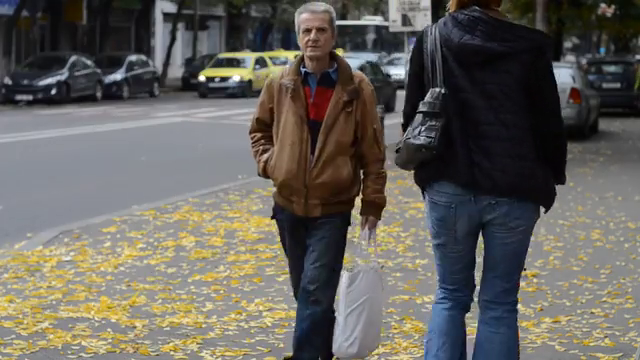
#> input picture frame 95 of Lab1/Lecture_1/Descriptors_tracking/V_1.mp4, 640 x 360 px, given in place of V_2.mp4, which was not available
$ python colorspaces.py
#> lines starting #> are read from the running program, lines starting #| are printed output that depends on the picture; after the words box and inside, x2 and y2 are one past the last pixel; in counts of white or black regions, pixels touching at a corner belong together; pictures that were not available may be replaced by others from this repository, and a replacement may not be noted
'''

Відстеження об'єктів за допомогою кольорових просторів - гістограми яскравості

Prateek Joshi Artificial Intelligence applications with Python, Part 13:
https://mazz.keybase.pub/ebooks/ai/9781786464392-ARTIFICIAL_INTELLIGENCE_WITH_PYTHON.pdf
Scripts:
https://github.com/PacktPublishing/Artificial-Intelligence-with-Python

'''

import cv2
import numpy as np

# Define a function to get the current frame from the webcam
def get_frame(cap, scaling_factor):
    '''
    функція захоплення кадра
    '''
#> called with scaling_factor = 0.5
    # Read the current frame from the video capture object
    _, frame = cap.read()
#> frame is the input picture: shape (360, 640, 3); mean B, G, R 91.6, 98.2, 101.5

    # Resize the image
    frame = cv2.resize(frame, None, fx=scaling_factor,
            fy=scaling_factor, interpolation=cv2.INTER_AREA)
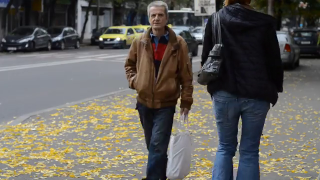
#> frame: shape (180, 320, 3); mean B, G, R 91.7, 98.3, 101.6

    return frame

if __name__=='__main__':
    # Define the video capture object
    # cap = cv2.VideoCapture(0)
    cap = cv2.VideoCapture('V_2.mp4')

    # Define the scaling factor for the images
    scaling_factor = 0.5

    # Keep reading the frames from the webcam
    # until the user hits the 'Esc' key
    while True:
        # Grab the current frame
        frame = get_frame(cap, scaling_factor)

        '''
        Особливість - модель HSV

        '''

        # Convert the image to HSV colorspace
        hsv = cv2.cvtColor(frame, cv2.COLOR_BGR2HSV)
#> hsv: shape (180, 320, 3); mean H, S, V 71.4, 59.3, 107.4

        '''
        Особливість - створення образу обличчя за кольоровим діапазоном
        '''

        # Define range of skin color in HSV
        lower = np.array([0, 70, 60])
        upper = np.array([50, 150, 255])

        # Threshold the HSV image to get only skin color
        mask = cv2.inRange(hsv, lower, upper)
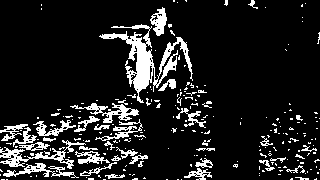
#> mask: shape (180, 320); 12.5% white; 239 white regions (202 under 20 px), largest, box (x1, y1, x2, y2) and area: (99, 24, 193, 103) 1822, (0, 140, 86, 169) 617, (70, 103, 139, 123) 447

        '''
        безпосереднє побітове порівняння кольорового образу - "маски" із поточними кадрами
        '''

        # Bitwise-AND between the mask and original image
        img_bitwise_and = cv2.bitwise_and(frame, frame, mask=mask)
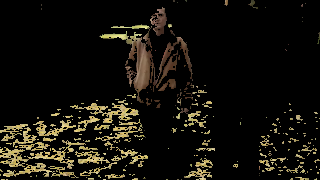
#> img_bitwise_and: shape (180, 320, 3); mean B, G, R 11.9, 17.8, 20.1

        # Run median blurring
        img_median_blurred = cv2.medianBlur(img_bitwise_and, 5)
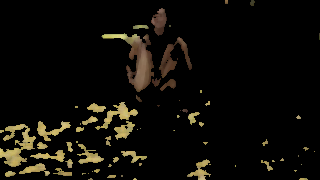
#> img_median_blurred: shape (180, 320, 3); mean B, G, R 7.8, 12.5, 14.3

        # Display the input and output
        cv2.imshow('Input', frame)
        cv2.imshow('Output', img_median_blurred)

        # Check if the user hit the 'Esc' key
        c = cv2.waitKey(5)
#> (key Esc is pressed here)
        if c == 27:
            break

    # Close all the windows
    cv2.destroyAllWindows()

$ run again, starting later in the video
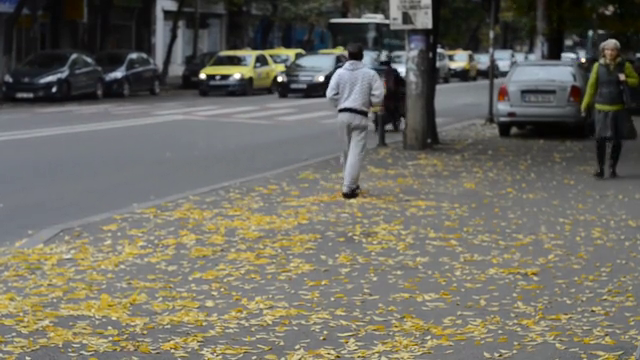
#> input picture frame 430 of Lab1/Lecture_1/Descriptors_tracking/V_1.mp4, 640 x 360 px, given in place of V_2.mp4, which was not available
#> in get_frame, frame is the input picture: shape (360, 640, 3); mean B, G, R 96.8, 107, 109.1
#> frame: shape (180, 320, 3)
#> hsv: shape (180, 320, 3); mean H, S, V 57.5, 42.3, 112.4
#> `mask = cv2.inRange(hsv, lower, upper)`:
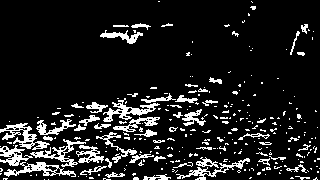
#> mask: shape (180, 320); 11.9% white in thin lines or dots
#> `img_median_blurred = cv2.medianBlur(img_bitwise_and, 5)`:
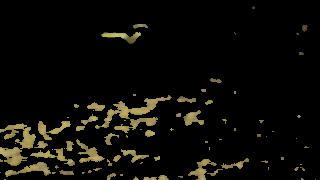
#> img_median_blurred: shape (180, 320, 3); mean B, G, R 7, 11.5, 12.6

$ run again, starting later in the video
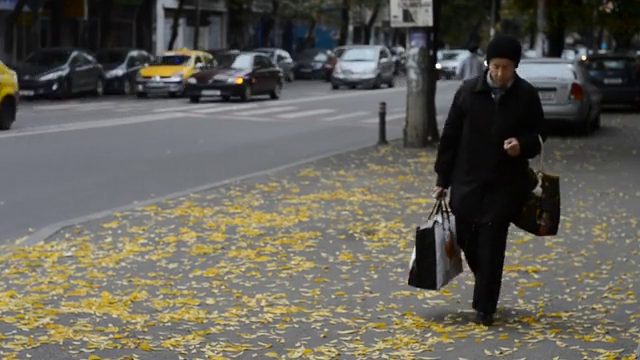
#> input picture frame 765 of Lab1/Lecture_1/Descriptors_tracking/V_1.mp4, 640 x 360 px, given in place of V_2.mp4, which was not available
#> in get_frame, frame is the input picture: shape (360, 640, 3); mean B, G, R 86.8, 95.8, 98.4
#> frame: shape (180, 320, 3)
#> hsv: shape (180, 320, 3); mean H, S, V 59.4, 45.6, 101.5
#> `mask = cv2.inRange(hsv, lower, upper)`:
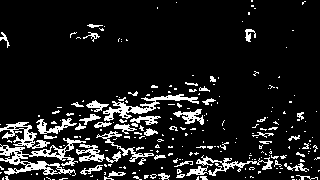
#> mask: shape (180, 320); 11.3% white in thin lines or dots
#> `img_median_blurred = cv2.medianBlur(img_bitwise_and, 5)`:
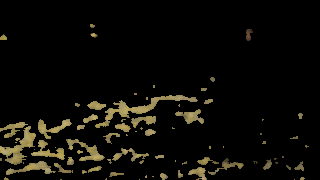
#> img_median_blurred: shape (180, 320, 3); mean B, G, R 7, 11.3, 12.5
